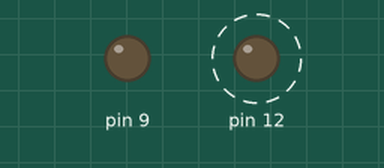
A program run on a simulated Arduino Uno, built for the host (arithmetic inside an expression is 32-bit, double 64-bit). On the bench: output pins drawn as LEDs (lit = HIGH). Dashed ring = blinking.

Above: at 0.2 s.
Timing chart, 0 to 3.0 s (numbered marks = the images above):
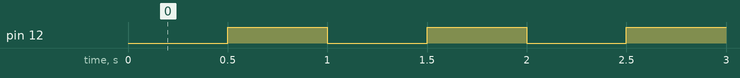

Measured:
- by itself, pin 12: alternates HIGH for 0.50 s and LOW for 0.50 s

The program:

Blink_LED.c
```c
#define F_CPU 1200000UL

#include <avr/io.h>
#include <avr/pgmspace.h>
#include <util/delay.h>

int main(void){
	{
		asm volatile (					\
			"LDI R30,0xFF 		\n\t"	\
			"LDI R31,0x03 		\n\t"	\
			"LPM R30,Z    		\n\t"	\
			"CPI R30,0xFF 		\n\t"	\
			"BREQ OSCCAL_END_%= \n\t"	\
			"IN  R31,%[osccal]  \n\t"	\
			"OSCCAL_S_%=:		\n\t"	\
			"CP R31,R30 		\n\t"	\
			"BRSH OSCCAL_B_%=   \n\t"	\
			"INC R31 			\n\t"	\
			"OUT %[osccal],R31  \n\t"	\
			"RJMP OSCCAL_S_%=   \n\t"	\
			"OSCCAL_B_%=:		\n\t"	\
			"CP R30,R31 		\n\t"	\
			"BRSH OSCCAL_END_%= \n\t"	\
			"DEC R31 			\n\t"	\
			"OUT %[osccal],R31  \n\t"	\
			"RJMP OSCCAL_B_%=   \n\t"	\
			"OSCCAL_END_%=: 	\n\t"	\
		    ::[osccal] "I" (_SFR_IO_ADDR(OSCCAL)):"r30","r31" \
	  	);
	}


	/*{
		unsigned char osccal_calibrated=pgm_read_byte(0x3FF);
		if (osccal_calibrated!=0xFF){
			while (osccal_calibrated > OSCCAL) OSCCAL++;
			while (osccal_calibrated < OSCCAL) OSCCAL--;
		}
	}*/

	DDRB|=(1<<PB1);
	DDRB|=(1<<PB4);
	TCCR0A=(0b01<<COM0B0)|(0b10<<WGM00);	//CTC mode
	TCCR0B=(0b010<<CS00);
	OCR0A=149;

	while(1){
		_delay_ms(500);
		PORTB^=(1<<PB4);
	}
	return 1;
}
```
